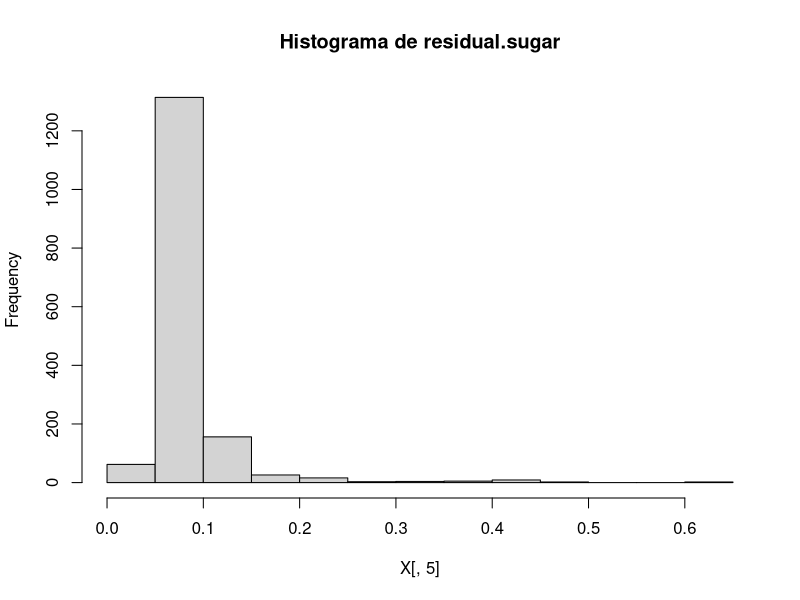
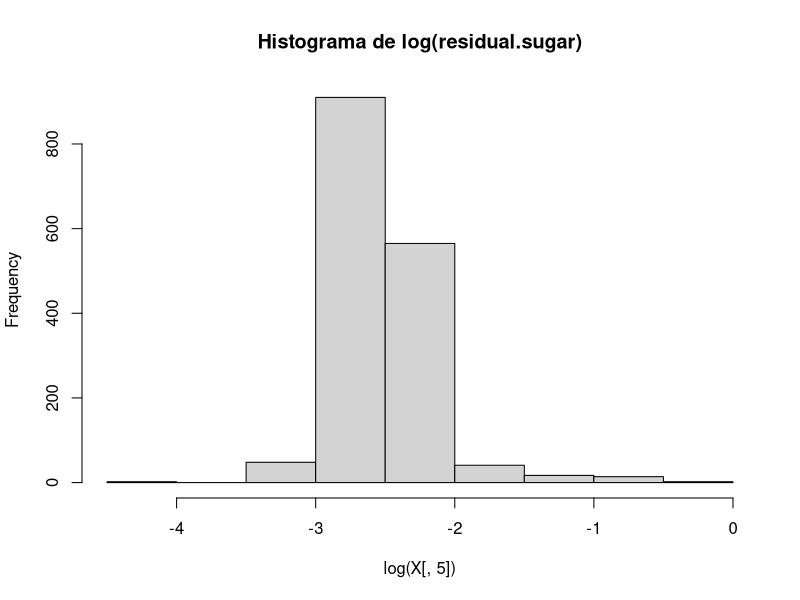
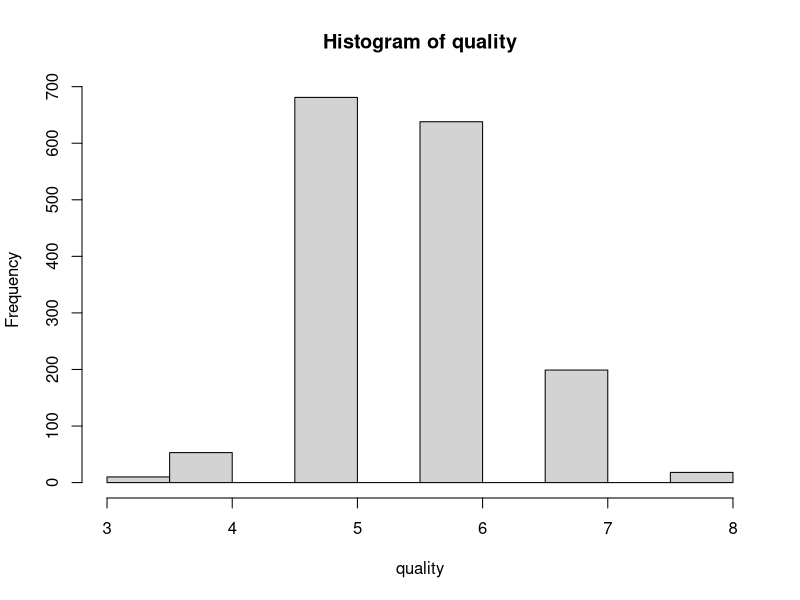
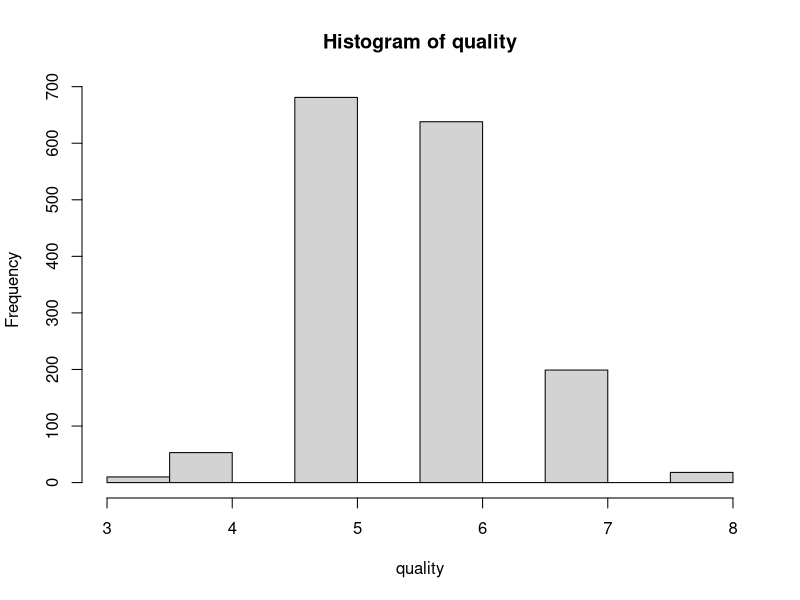
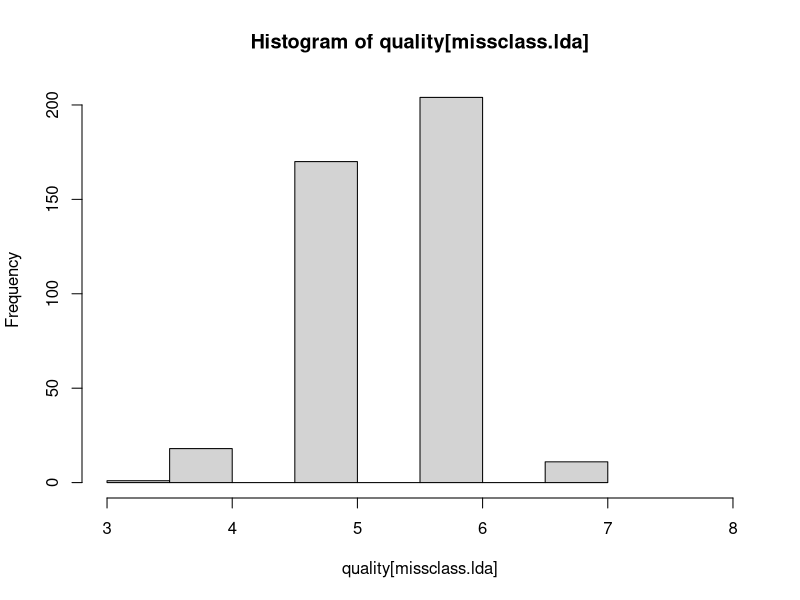
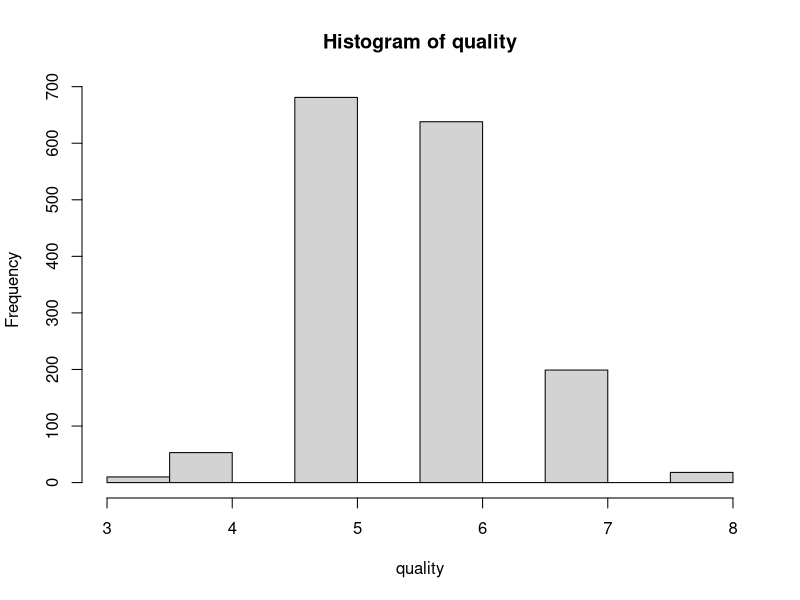
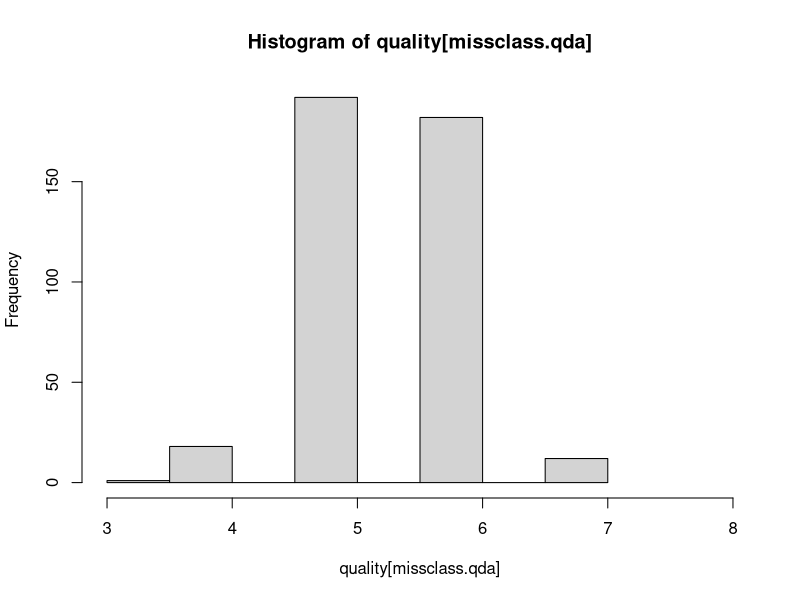
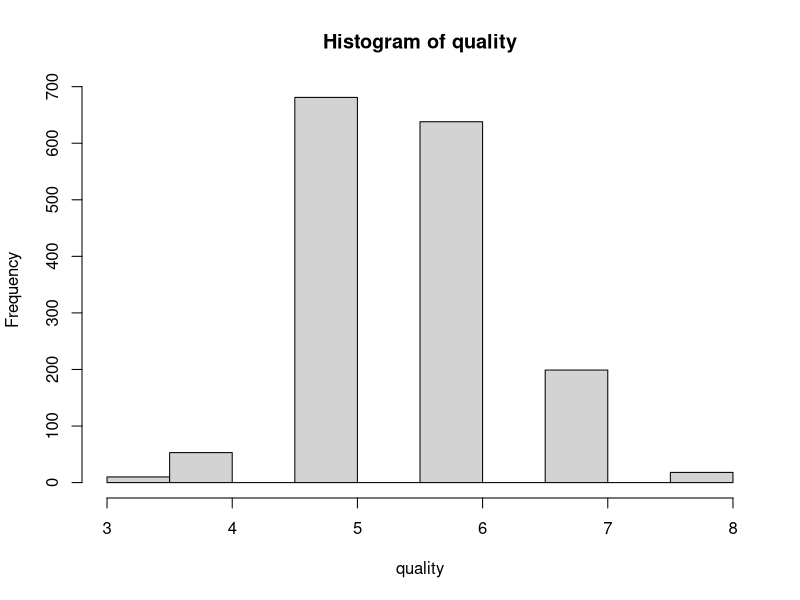

Here is the R script that generated these plots, in order:
## ---- chunk 1
knitr::opts_chunk$set(echo = TRUE)
## ---- chunk 2
# 1. Carreguem les dades
DIR <- "C:\\Users\\andreu.huguet\\Downloads\\wine-quality-ad-master\\"
setwd(DIR)
dd <- read.csv2("./data/winequality-red.csv")
head(dd)

# 1.1. Creem la matriu X de variables
X <- data.matrix(dd[,2:(ncol(dd) - 1)])
quality <- dd$quality
## ---- chunk 3
hist(X[,5], main = "Histograma de residual.sugar")
hist(log(X[,5]), main = "Histograma de log(residual.sugar)")
## ---- chunk 4
# 3. Transformació i estandarització de les variables
# 3.1. Transformacions pre-estandaritzat
X[,5] <- log(X[,5])

# 3.2. Estandarització de les variables
Xs <- scale(X, center = T, scale = T)
sum(is.na(Xs)) == 0
## ---- chunk 5
hist(quality)
bin <- ifelse(quality > 5, "Bo", "Dolent")
## ---- chunk 6
# 4. Fem un LDA i donem els coeficients
library(MASS)
lda.out <- lda(bin ~ Xs)
lda.out$scaling
## ---- chunk 7
# 5. Taula de confusió
lda.pred <- predict(lda.out)
(lda.ct <- table(bin, lda.pred$class))
(err.lda <- sum(diag(lda.ct))/sum(lda.ct))
## ---- chunk 8
missclass.lda <- which(bin != lda.pred$class)
print("Qualitat de tots els vins")
summary(as.factor(quality))
print("Qualitat dels vins erròniament classificats amb LDA")
summary(as.factor(quality[missclass.lda]))

hist(quality)
hist(quality[missclass.lda], xlim = c(3,8))
## ---- chunk 9
# 6. QDA
qda.out <- qda(bin ~ Xs)
qda.pred <- predict(qda.out)
(qda.ct <- table(bin, qda.pred$class))
(err.qda <- sum(diag(qda.ct))/sum(qda.ct))
## ---- chunk 10
missclass.qda <- which(bin != qda.pred$class)
print("Qualitat de tots els vins")
summary(as.factor(quality))
print("Qualitat dels vins erròniament classificats amb QDA")
summary(as.factor(quality[missclass.qda]))

hist(quality)
hist(quality[missclass.qda], xlim = c(3,8))
## ---- chunk 11
quals <- sort(unique(quality))

print("Wines missclassified with LDA and QDA simultanoeusly")
for (k in quals) {
  I.k <- intersect(which(quality[missclass.lda] == k),
                   which(quality[missclass.qda] == k))
  
  print(paste("Quality =", k))
  print(length(I.k))
}
## ---- chunk 12
# 7. Logistic regression
qual.bin <- quality > 5
mod <- glm(qual.bin ~ Xs,
           family = "binomial")

log.pred <- predict(mod, type = "response")
(log.ct <- table(qual.bin, log.pred > 0.5))
(err.log <- sum(diag(log.ct))/sum(log.ct))
## ---- chunk 13
missclass.log <- which(qual.bin != (log.pred > 0.5))
print("Qualitat de tots els vins")
summary(as.factor(quality))
print("Qualitat dels vins erròniament classificats amb LogReg")
summary(as.factor(quality[missclass.log]))

hist(quality)
hist(quality[missclass.log], xlim = c(3,8))
## ---- chunk 14
quals <- sort(unique(quality))

print("Wines missclassified with LDA, QDA simultanoeusly with LogReg")
print("Missclassified with LDA and LogReg / Missclassified with QDA and LogReg / Union of missclassified with LDA and LogReg and with QDA and LogReg")

for (k in quals) {
  Q.k <- intersect(which(quality[missclass.qda] == k),
                   which(quality[missclass.log] == k))
  L.k <- intersect(which(quality[missclass.lda] == k),
                   which(quality[missclass.log] == k))
  
  U.k <- union(Q.k, L.k)
  print(paste("Quality =", k))
  print(paste(paste(length(L.k), length(Q.k)), length(U.k)))
}
## ---- chunk 15
# 8. Taula de comparació
comp.table <- data.frame(ERR.lda = err.lda,
                         ERR.qda = err.qda,
                         ERR.log = err.log)
comp.table

print("Qualitat de tots els vins")
summary(as.factor(quality))
print("Qualitat dels vins erròniament classificats amb LDA")
summary(as.factor(quality[missclass.lda]))
print("Qualitat dels vins erròniament classificats amb QDA")
summary(as.factor(quality[missclass.qda]))
print("Qualitat dels vins erròniament classificats amb LogReg")
summary(as.factor(quality[missclass.log]))
